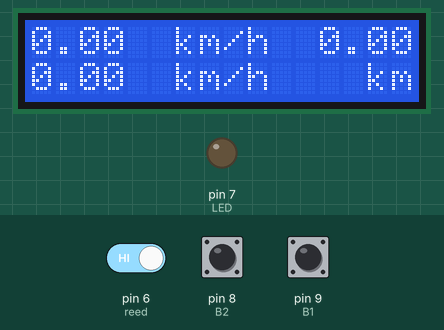
This sketch was run on a simulated Arduino Uno, built with avr-gcc and run on an emulated ATmega328P. Shown: 16×2 character LCD, output pins drawn as LEDs (lit = HIGH). The test bench sets the inputs (shaded band); at power-on: pin 8 (B2) HIGH, pin 9 (B1) HIGH, pin 6 (reed) HIGH. What the sketch prints to the serial monitor is not drawn.

Above: at 1.3 s.
1.4 s: pin 8 (B2) pulled LOW for 0.15 s
At 2.3 s:
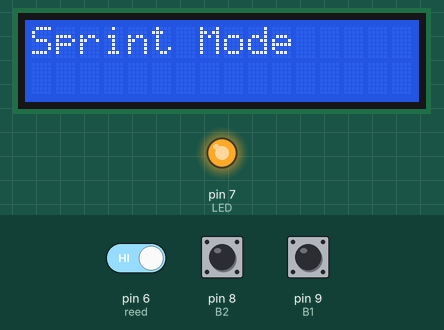
3.9 s: pin 8 (B2) pulled LOW for 1 s
At 4.6 s:
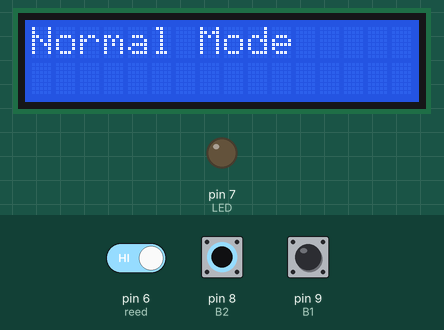
6.4 s: pin 9 (B1) pulled LOW for 0.15 s
At 7.4 s:
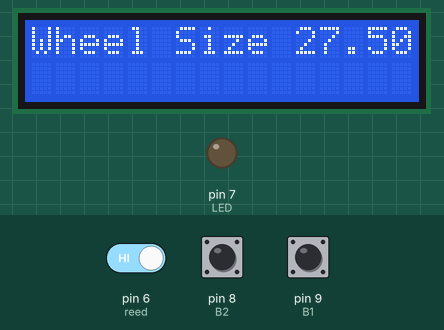
9.0 s: pin 6 (reed) driven LOW
At 9.6 s:
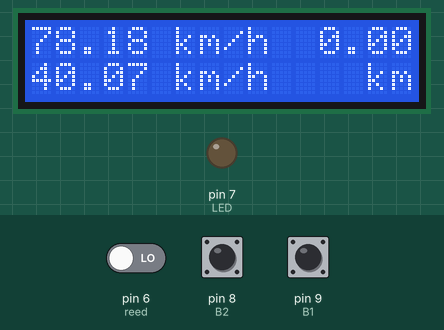
10.6 s: pin 8 (B2) pulled LOW for 0.15 s
At 11.3 s:
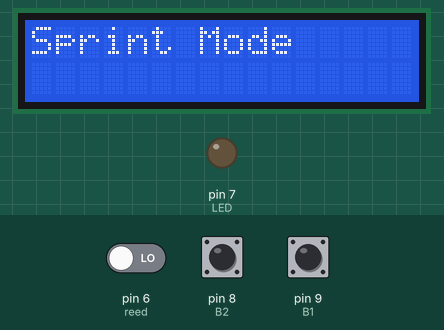
12.2 s: pin 9 (B1) pulled LOW for 1 s
At 13.1 s:
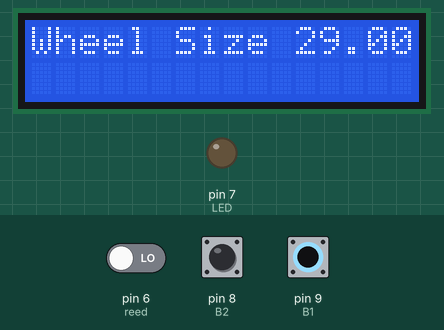
Timing chart, 0 to 15.2 s (numbered marks = the images above; inputs shaded):
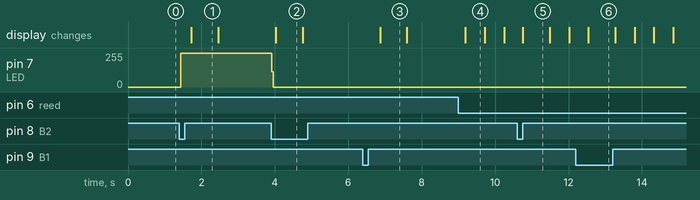

The sketch:

cyclocomputer.ino
```cpp
#include <LiquidCrystal_I2C.h> // Library for LCD
#define LED 7
#define B1 9
#define B2 8
#define reed 6

LiquidCrystal_I2C lcd(0x27, 16, 2); // I2C address 0x27, 16 column and 2 rows
float radius = 13;// tire radius (in inches)
int reedVal;
long timer = 0;// time between one full rotation (in ms)
float kph = 00.00;
float circumference;
int tire = 0;
float lastSize = radius;

int maxReedCounter = 100;//min time (in ms) of one rotation (for debouncing)
int reedCounter;

int mode = 1; // (1) --> normal mode; (-1) --> sprint mode
int lastMode = 1;
int number_of_modes = 2;
int number_of_wheel_sizes = 3;
int modeState;
int wheelState;
int old_button1_state = HIGH;
int old_button2_state = HIGH;

int totalReadings = 0;
int MAXREADINGS = 100;
float averageSpeed = 0;
float lastAverageSpeed = 0;
float totalDistanceTraveled = 0;
float tireSizes[3] = {13, 13.75, 14.5};

void setup(){
  lcd.init(); //initialize the lcd
  lcd.backlight(); //open the backlight
  lcd.begin(16, 2);
  pinMode(B1, INPUT_PULLUP);
  pinMode(B2, INPUT_PULLUP);
  pinMode(LED, OUTPUT);
  pinMode(reed, INPUT);

  reedCounter = maxReedCounter;
  circumference = 2 * 3.14 * radius;

  cli();//stop interrupts

  //set timer1 interrupt at 1kHz
  TCCR1A = 0;// set entire TCCR1A register to 0
  TCCR1B = 0;// same for TCCR1B
  TCNT1  = 0;
  // set timer count for 1khz increments
  OCR1A = 1999;// = (1/1000) / ((1/(16*10^6))*8) - 1
  // turn on CTC mode
  TCCR1B |= (1 << WGM12);
  // Set CS11 bit for 8 prescaler
  TCCR1B |= (1 << CS11);
  // enable timer compare interrupt
  TIMSK1 |= (1 << OCIE1A);

  sei();//allow interrupts
  //END TIMER SETUP

  Serial.begin(9600);
}

ISR(TIMER1_COMPA_vect) {//Interrupt at freq of 1kHz

  reedVal = digitalRead(reed);
  int button1 = digitalRead(B1);
  int button2 = digitalRead(B2);

  if ((button1 == LOW) && (old_button1_state == HIGH) && (wheelState < number_of_wheel_sizes))
  {
    wheelState = wheelState + 1;
    digitalWrite(LED, HIGH);
    lastSize = tireSizes[tire];
    tire++;
    tire %= 3;
    radius = tireSizes[tire];
    circumference = 2 * 3.14 * radius;
  }
  else if ((button1 == LOW) && (old_button1_state == HIGH) && (wheelState > (number_of_wheel_sizes - 1)))
  {
    wheelState = 1;
    digitalWrite(LED, HIGH);
    lastSize = tireSizes[tire];
    tire++;
    tire %= 3;
    radius = tireSizes[tire];
    circumference = 2 * 3.14 * radius;
  }
  else {
    digitalWrite(LED, LOW);
  }
  old_button1_state = button1;

  if ((button2 == LOW) && (old_button2_state == HIGH) && (modeState < number_of_modes))
  {
    modeState = modeState + 1;
    lastMode = mode;
    mode *= -1;
  }
  else if ((button2 == LOW) && (old_button2_state == HIGH) && (modeState > (number_of_modes - 1)))
  {
    modeState = 1;
    lastMode = mode;
    mode *= -1;
  }
  old_button2_state = button2;

  if(mode == -1 && kph <= 20) {
    digitalWrite(LED, HIGH);
  }
  else {
    digitalWrite(LED, LOW);
  }

  if (reedVal != 1){
    if (reedCounter == 0){//min time between pulses has passed
      //kph = (56.8 * float(circumference))/float(timer);//calculate miles per hour
      //kph *= 1.60934;// calculate km per hour
      kph = (3600 * (float(circumference) * 0.0254)) / float(timer);
      totalDistanceTraveled += (circumference / 39370.07);
      totalReadings++;
      averageSpeed = (averageSpeed + kph) / 2;
      if(totalReadings == MAXREADINGS) {
        totalReadings = 1;
        averageSpeed = kph;
      }
      timer = 0;//reset timer
      reedCounter = maxReedCounter;
    }
    else{
      if (reedCounter > 0){
        reedCounter -= 1;
      }
    }
  }
  else{
    if (reedCounter > 0){
      reedCounter -= 1;
    }
  }
  if (timer > 2000){
    kph = 0;//if no new pulses from senzor - tire is still, set kph to 0
  }
  else{
    timer += 1;//increment timer
  }
}

void displayKPH(){

  if(radius != lastSize) {
    lcd.clear();
    lcd.setCursor(0, 0);
    lcd.print("Wheel Size ");
    lcd.print(radius * 2);
    delay(700);
    lcd.clear();
    lastSize = radius;
    averageSpeed = 0;
  }

  if(mode != lastMode) {
    lcd.clear();
    lcd.setCursor(0, 0);
    if(mode == 1)
      lcd.print("Normal");
    else
      lcd.print("Sprint");
    lcd.print(" Mode");
    delay(700);
    lcd.clear();
    lastMode = mode;
  }

  lcd.setCursor(0, 0); // move cursor to   (0, 0)
  lcd.print(kph);
  if(kph < 10) {
    lcd.setCursor(4, 0);
    lcd.print(" ");
  }
  lcd.setCursor(6,0);
  lcd.print("km/h");
  lcd.setCursor(0, 1);
  lcd.print(averageSpeed);
  lcd.setCursor(6, 1);
  lcd.print("km/h");
  lcd.setCursor(12,0);
  lcd.print(totalDistanceTraveled);
  lcd.setCursor(14, 1);
  lcd.print("km");
  Serial.println(kph);
}

void loop(){
  displayKPH();
  delay(500);
}
```

Measured:
- after the input at 1.4 s, pin 7 (LED): 0/255 → 253/255 at once; the display: changes after 0.33 s (image 1)
- after the input at 3.9 s, pin 7 (LED): 253/255 → 0/255 at once; the display: changes after 0.13 s (image 2)
- after the input at 6.4 s, the display: changes after 0.47 s (image 3)
- after the input at 9.0 s, the display: changes after 0.19 s (image 4)
- after the input at 10.6 s, the display: changes after 0.16 s (image 5)
- after the input at 12.2 s, the display: changes after 0.34 s (image 6)
- what the display in image 1 shows lasts 0.8 s, from 1.7 s to 2.5 s
